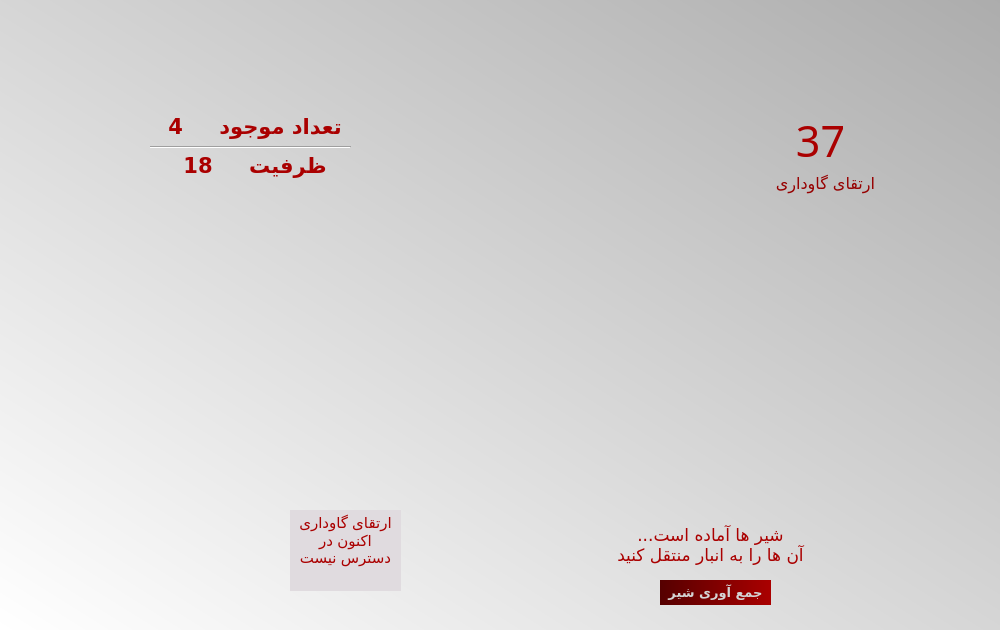
<?xml version="1.0" encoding="UTF-8"?>
<ui version="4.0">
 <class>DairyFarm</class>
 <widget class="QWidget" name="DairyFarm">
  <property name="geometry">
   <rect>
    <x>0</x>
    <y>0</y>
    <width>1000</width>
    <height>630</height>
   </rect>
  </property>
  <property name="maximumSize">
   <size>
    <width>1000</width>
    <height>630</height>
   </size>
  </property>
  <property name="windowTitle">
   <string>Form</string>
  </property>
  <property name="styleSheet">
   <string notr="true">QPushButton:pressed{
background-color: transparent;
}</string>
  </property>
  <widget class="QLabel" name="pic">
   <property name="geometry">
    <rect>
     <x>0</x>
     <y>0</y>
     <width>1000</width>
     <height>630</height>
    </rect>
   </property>
   <property name="styleSheet">
    <string notr="true">background-color: qlineargradient(spread:repeat, x1:0, y1:1, x2:1, y2:0, stop:0 rgba(255, 255, 255, 255), stop:1 rgba(172, 172, 172, 255));</string>
   </property>
   <property name="text">
    <string/>
   </property>
   <property name="pixmap">
    <pixmap resource="pic.qrc">:/animal/otherPic/animals/cowBackground.png</pixmap>
   </property>
   <property name="scaledContents">
    <bool>true</bool>
   </property>
  </widget>
  <widget class="QLabel" name="pic2">
   <property name="geometry">
    <rect>
     <x>90</x>
     <y>-40</y>
     <width>351</width>
     <height>371</height>
    </rect>
   </property>
   <property name="text">
    <string/>
   </property>
   <property name="pixmap">
    <pixmap resource="pic.qrc">:/animal/otherPic/animals/capacitySize2.png</pixmap>
   </property>
   <property name="scaledContents">
    <bool>true</bool>
   </property>
  </widget>
  <widget class="QLabel" name="upPic2">
   <property name="geometry">
    <rect>
     <x>320</x>
     <y>560</y>
     <width>20</width>
     <height>20</height>
    </rect>
   </property>
   <property name="text">
    <string/>
   </property>
   <property name="pixmap">
    <pixmap resource="pic.qrc">:/storage/otherPic/storage/coin.png</pixmap>
   </property>
   <property name="scaledContents">
    <bool>true</bool>
   </property>
  </widget>
  <widget class="QLabel" name="size">
   <property name="geometry">
    <rect>
     <x>90</x>
     <y>111</y>
     <width>330</width>
     <height>31</height>
    </rect>
   </property>
   <property name="font">
    <font>
     <family>B Koodak</family>
     <pointsize>16</pointsize>
     <weight>75</weight>
     <bold>true</bold>
    </font>
   </property>
   <property name="styleSheet">
    <string notr="true">color: rgb(170, 0, 0);</string>
   </property>
   <property name="text">
    <string>تعداد موجود     4</string>
   </property>
   <property name="alignment">
    <set>Qt::AlignCenter</set>
   </property>
  </widget>
  <widget class="QLabel" name="label_2">
   <property name="geometry">
    <rect>
     <x>670</x>
     <y>40</y>
     <width>301</width>
     <height>221</height>
    </rect>
   </property>
   <property name="text">
    <string/>
   </property>
   <property name="pixmap">
    <pixmap resource="pic.qrc">:/animal/otherPic/animals/level.png</pixmap>
   </property>
   <property name="scaledContents">
    <bool>true</bool>
   </property>
  </widget>
  <widget class="QTextEdit" name="textEdit">
   <property name="geometry">
    <rect>
     <x>290</x>
     <y>510</y>
     <width>111</width>
     <height>81</height>
    </rect>
   </property>
   <property name="font">
    <font>
     <family>Arial</family>
     <pointsize>11</pointsize>
     <weight>50</weight>
     <bold>false</bold>
    </font>
   </property>
   <property name="autoFillBackground">
    <bool>false</bool>
   </property>
   <property name="styleSheet">
    <string notr="true">background-color: rgb(224, 219, 223);
color: rgb(170, 0, 0);</string>
   </property>
   <property name="frameShape">
    <enum>QFrame::NoFrame</enum>
   </property>
   <property name="frameShadow">
    <enum>QFrame::Sunken</enum>
   </property>
   <property name="readOnly">
    <bool>true</bool>
   </property>
   <property name="html">
    <string>&lt;!DOCTYPE HTML PUBLIC &quot;-//W3C//DTD HTML 4.0//EN&quot; &quot;http://www.w3.org/TR/REC-html40/strict.dtd&quot;&gt;
&lt;html&gt;&lt;head&gt;&lt;meta name=&quot;qrichtext&quot; content=&quot;1&quot; /&gt;&lt;style type=&quot;text/css&quot;&gt;
p, li { white-space: pre-wrap; }
&lt;/style&gt;&lt;/head&gt;&lt;body style=&quot; font-family:'Arial'; font-size:11pt; font-weight:400; font-style:normal;&quot;&gt;
&lt;p align=&quot;center&quot; dir='rtl' style=&quot; margin-top:0px; margin-bottom:0px; margin-left:0px; margin-right:0px; -qt-block-indent:0; text-indent:0px;&quot;&gt;ارتقای گاوداری&lt;/p&gt;
&lt;p align=&quot;center&quot; dir='rtl' style=&quot; margin-top:0px; margin-bottom:0px; margin-left:0px; margin-right:0px; -qt-block-indent:0; text-indent:0px;&quot;&gt;اکنون در دسترس نیست&lt;/p&gt;&lt;/body&gt;&lt;/html&gt;</string>
   </property>
   <property name="overwriteMode">
    <bool>false</bool>
   </property>
   <property name="textInteractionFlags">
    <set>Qt::NoTextInteraction</set>
   </property>
  </widget>
  <widget class="QPushButton" name="description">
   <property name="enabled">
    <bool>false</bool>
   </property>
   <property name="geometry">
    <rect>
     <x>590</x>
     <y>500</y>
     <width>241</width>
     <height>91</height>
    </rect>
   </property>
   <property name="font">
    <font>
     <family>B Farnaz</family>
     <pointsize>13</pointsize>
    </font>
   </property>
   <property name="focusPolicy">
    <enum>Qt::StrongFocus</enum>
   </property>
   <property name="styleSheet">
    <string notr="true">color: rgb(170, 0, 0);</string>
   </property>
   <property name="text">
    <string>...شیر ها آماده است
آن ها را به انبار منتقل کنید</string>
   </property>
   <property name="flat">
    <bool>true</bool>
   </property>
  </widget>
  <widget class="QPushButton" name="boardKey">
   <property name="geometry">
    <rect>
     <x>660</x>
     <y>580</y>
     <width>111</width>
     <height>25</height>
    </rect>
   </property>
   <property name="font">
    <font>
     <family>B Koodak</family>
     <pointsize>10</pointsize>
     <weight>75</weight>
     <bold>true</bold>
    </font>
   </property>
   <property name="cursor">
    <cursorShape>PointingHandCursor</cursorShape>
   </property>
   <property name="focusPolicy">
    <enum>Qt::StrongFocus</enum>
   </property>
   <property name="styleSheet">
    <string notr="true">background-color: qlineargradient(spread:reflect, x1:0, y1:0, x2:1, y2:0, stop:0 rgba(85, 0, 0, 255), stop:1 rgba(170, 0, 0, 255));
border:None;
color: rgb(212, 212, 212);</string>
   </property>
   <property name="text">
    <string>جمع آوری شیر</string>
   </property>
  </widget>
  <widget class="QLabel" name="board">
   <property name="geometry">
    <rect>
     <x>580</x>
     <y>370</y>
     <width>261</width>
     <height>261</height>
    </rect>
   </property>
   <property name="focusPolicy">
    <enum>Qt::StrongFocus</enum>
   </property>
   <property name="pixmap">
    <pixmap resource="pic.qrc">:/animal/otherPic/animals/cow1.png</pixmap>
   </property>
   <property name="scaledContents">
    <bool>true</bool>
   </property>
  </widget>
  <widget class="QLabel" name="nailReq">
   <property name="geometry">
    <rect>
     <x>350</x>
     <y>520</y>
     <width>33</width>
     <height>20</height>
    </rect>
   </property>
   <property name="font">
    <font>
     <family>Arial Rounded MT Bold</family>
     <weight>50</weight>
     <bold>false</bold>
    </font>
   </property>
   <property name="styleSheet">
    <string notr="true">color: rgb(0, 0, 0);</string>
   </property>
   <property name="text">
    <string>2</string>
   </property>
   <property name="alignment">
    <set>Qt::AlignCenter</set>
   </property>
   <property name="textInteractionFlags">
    <set>Qt::NoTextInteraction</set>
   </property>
  </widget>
  <widget class="QLabel" name="upPic1">
   <property name="geometry">
    <rect>
     <x>320</x>
     <y>520</y>
     <width>20</width>
     <height>20</height>
    </rect>
   </property>
   <property name="text">
    <string/>
   </property>
   <property name="pixmap">
    <pixmap resource="pic.qrc">:/storage/otherPic/storage/nail.png</pixmap>
   </property>
   <property name="scaledContents">
    <bool>true</bool>
   </property>
  </widget>
  <widget class="QLabel" name="capacity">
   <property name="geometry">
    <rect>
     <x>90</x>
     <y>150</y>
     <width>330</width>
     <height>31</height>
    </rect>
   </property>
   <property name="font">
    <font>
     <family>B Koodak</family>
     <pointsize>16</pointsize>
     <weight>75</weight>
     <bold>true</bold>
    </font>
   </property>
   <property name="styleSheet">
    <string notr="true">color: rgb(170, 0, 0);</string>
   </property>
   <property name="text">
    <string>ظرفیت     18</string>
   </property>
   <property name="alignment">
    <set>Qt::AlignCenter</set>
   </property>
  </widget>
  <widget class="QLabel" name="man">
   <property name="geometry">
    <rect>
     <x>200</x>
     <y>330</y>
     <width>291</width>
     <height>301</height>
    </rect>
   </property>
   <property name="text">
    <string/>
   </property>
   <property name="pixmap">
    <pixmap resource="pic.qrc">:/animal/otherPic/animals/upgrade.png</pixmap>
   </property>
   <property name="scaledContents">
    <bool>true</bool>
   </property>
  </widget>
  <widget class="QPushButton" name="upgradeKey">
   <property name="geometry">
    <rect>
     <x>730</x>
     <y>80</y>
     <width>191</width>
     <height>141</height>
    </rect>
   </property>
   <property name="font">
    <font>
     <family>B Homa</family>
     <pointsize>12</pointsize>
     <weight>50</weight>
     <italic>false</italic>
     <bold>false</bold>
    </font>
   </property>
   <property name="cursor">
    <cursorShape>PointingHandCursor</cursorShape>
   </property>
   <property name="layoutDirection">
    <enum>Qt::LeftToRight</enum>
   </property>
   <property name="autoFillBackground">
    <bool>false</bool>
   </property>
   <property name="styleSheet">
    <string notr="true">color: rgb(150, 0, 0);</string>
   </property>
   <property name="text">
    <string>


ارتقای گاوداری</string>
   </property>
   <property name="flat">
    <bool>true</bool>
   </property>
  </widget>
  <widget class="QLabel" name="level">
   <property name="geometry">
    <rect>
     <x>770</x>
     <y>100</y>
     <width>101</width>
     <height>81</height>
    </rect>
   </property>
   <property name="font">
    <font>
     <family>Ravie</family>
     <pointsize>32</pointsize>
    </font>
   </property>
   <property name="styleSheet">
    <string notr="true">color: rgb(170, 0, 0);</string>
   </property>
   <property name="text">
    <string>37</string>
   </property>
   <property name="scaledContents">
    <bool>true</bool>
   </property>
   <property name="alignment">
    <set>Qt::AlignCenter</set>
   </property>
  </widget>
  <widget class="QLabel" name="coinReq">
   <property name="geometry">
    <rect>
     <x>350</x>
     <y>560</y>
     <width>33</width>
     <height>20</height>
    </rect>
   </property>
   <property name="font">
    <font>
     <family>Arial Rounded MT Bold</family>
     <weight>50</weight>
     <bold>false</bold>
    </font>
   </property>
   <property name="styleSheet">
    <string notr="true">color: rgb(0, 0, 0);</string>
   </property>
   <property name="text">
    <string>15</string>
   </property>
   <property name="alignment">
    <set>Qt::AlignCenter</set>
   </property>
   <property name="textInteractionFlags">
    <set>Qt::NoTextInteraction</set>
   </property>
  </widget>
  <widget class="QLabel" name="label">
   <property name="geometry">
    <rect>
     <x>148</x>
     <y>13</y>
     <width>121</width>
     <height>91</height>
    </rect>
   </property>
   <property name="text">
    <string/>
   </property>
   <property name="pixmap">
    <pixmap resource="pic.qrc">:/animal/otherPic/animals/cow2.png</pixmap>
   </property>
   <property name="scaledContents">
    <bool>true</bool>
   </property>
  </widget>
  <widget class="Line" name="line">
   <property name="geometry">
    <rect>
     <x>150</x>
     <y>137</y>
     <width>201</width>
     <height>20</height>
    </rect>
   </property>
   <property name="orientation">
    <enum>Qt::Horizontal</enum>
   </property>
  </widget>
  <widget class="QPushButton" name="door">
   <property name="geometry">
    <rect>
     <x>70</x>
     <y>510</y>
     <width>91</width>
     <height>111</height>
    </rect>
   </property>
   <property name="cursor">
    <cursorShape>PointingHandCursor</cursorShape>
   </property>
   <property name="styleSheet">
    <string notr="true">QPushButton:hover{
	image: url(:/animal/otherPic/animals/doorOpen.png);
}
QPushButton{
	image: url(:/animal/otherPic/animals/doorClose.png);
}
</string>
   </property>
   <property name="text">
    <string/>
   </property>
   <property name="iconSize">
    <size>
     <width>100</width>
     <height>100</height>
    </size>
   </property>
   <property name="flat">
    <bool>true</bool>
   </property>
  </widget>
  <zorder>pic</zorder>
  <zorder>man</zorder>
  <zorder>label</zorder>
  <zorder>pic2</zorder>
  <zorder>size</zorder>
  <zorder>label_2</zorder>
  <zorder>board</zorder>
  <zorder>capacity</zorder>
  <zorder>upgradeKey</zorder>
  <zorder>level</zorder>
  <zorder>coinReq</zorder>
  <zorder>boardKey</zorder>
  <zorder>nailReq</zorder>
  <zorder>upPic1</zorder>
  <zorder>upPic2</zorder>
  <zorder>description</zorder>
  <zorder>textEdit</zorder>
  <zorder>line</zorder>
  <zorder>door</zorder>
 </widget>
 <resources>
  <include location="pic.qrc"/>
 </resources>
 <connections/>
</ui>
